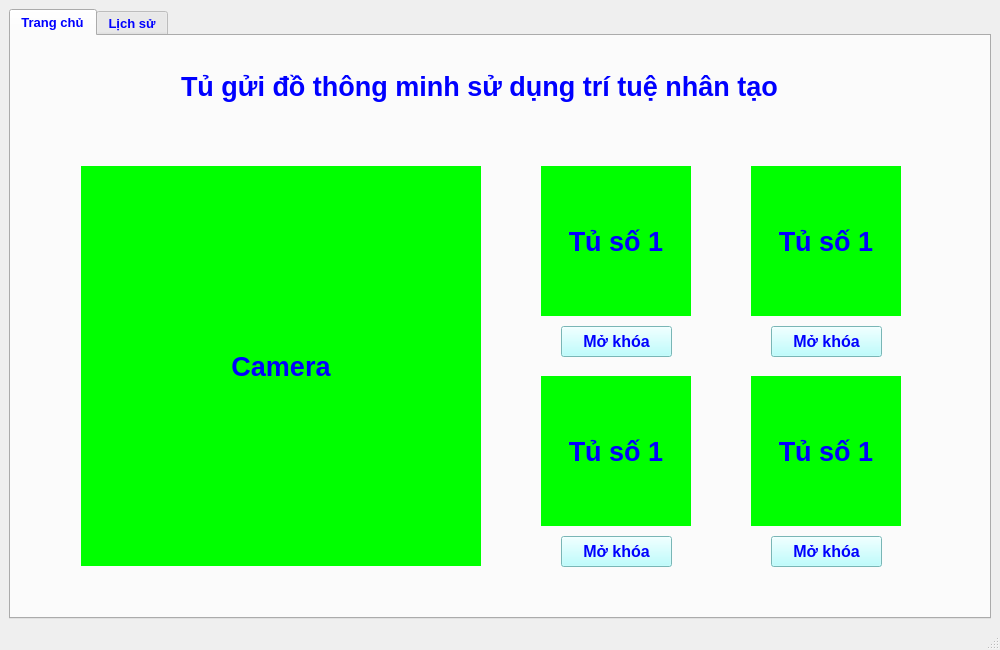
<?xml version="1.0" encoding="UTF-8"?>
<ui version="4.0">
 <class>MainWindow</class>
 <widget class="QMainWindow" name="MainWindow">
  <property name="geometry">
   <rect>
    <x>0</x>
    <y>0</y>
    <width>1000</width>
    <height>650</height>
   </rect>
  </property>
  <property name="windowTitle">
   <string>Tủ gửi đồ thông minh</string>
  </property>
  <widget class="QWidget" name="centralwidget">
   <layout class="QGridLayout" name="gridLayout">
    <item row="0" column="0">
     <widget class="QTabWidget" name="tabWidget">
      <property name="font">
       <font>
        <pointsize>10</pointsize>
        <weight>75</weight>
        <bold>true</bold>
       </font>
      </property>
      <property name="styleSheet">
       <string notr="true">color: rgb(0, 0, 255);</string>
      </property>
      <property name="currentIndex">
       <number>0</number>
      </property>
      <widget class="QWidget" name="tab_Home">
       <attribute name="title">
        <string>Trang chủ</string>
       </attribute>
       <widget class="QLabel" name="label">
        <property name="geometry">
         <rect>
          <x>170</x>
          <y>20</y>
          <width>641</width>
          <height>61</height>
         </rect>
        </property>
        <property name="font">
         <font>
          <pointsize>20</pointsize>
          <weight>75</weight>
          <bold>true</bold>
         </font>
        </property>
        <property name="text">
         <string>Tủ gửi đồ thông minh sử dụng trí tuệ nhân tạo</string>
        </property>
       </widget>
       <widget class="QLabel" name="label_Camera">
        <property name="geometry">
         <rect>
          <x>70</x>
          <y>130</y>
          <width>400</width>
          <height>400</height>
         </rect>
        </property>
        <property name="minimumSize">
         <size>
          <width>400</width>
          <height>0</height>
         </size>
        </property>
        <property name="maximumSize">
         <size>
          <width>400</width>
          <height>400</height>
         </size>
        </property>
        <property name="font">
         <font>
          <pointsize>20</pointsize>
          <weight>75</weight>
          <bold>true</bold>
         </font>
        </property>
        <property name="styleSheet">
         <string notr="true">background-color: rgb(0, 255, 0);</string>
        </property>
        <property name="text">
         <string>Camera</string>
        </property>
        <property name="alignment">
         <set>Qt::AlignCenter</set>
        </property>
       </widget>
       <widget class="QLabel" name="label_Tu_1">
        <property name="geometry">
         <rect>
          <x>530</x>
          <y>130</y>
          <width>150</width>
          <height>150</height>
         </rect>
        </property>
        <property name="minimumSize">
         <size>
          <width>150</width>
          <height>0</height>
         </size>
        </property>
        <property name="maximumSize">
         <size>
          <width>150</width>
          <height>150</height>
         </size>
        </property>
        <property name="font">
         <font>
          <pointsize>20</pointsize>
          <weight>75</weight>
          <bold>true</bold>
         </font>
        </property>
        <property name="styleSheet">
         <string notr="true">background-color: rgb(0, 255, 0);</string>
        </property>
        <property name="text">
         <string>Tủ số 1</string>
        </property>
        <property name="alignment">
         <set>Qt::AlignCenter</set>
        </property>
       </widget>
       <widget class="QPushButton" name="btn_Tu_1">
        <property name="geometry">
         <rect>
          <x>550</x>
          <y>290</y>
          <width>111</width>
          <height>31</height>
         </rect>
        </property>
        <property name="font">
         <font>
          <pointsize>12</pointsize>
          <weight>75</weight>
          <bold>true</bold>
         </font>
        </property>
        <property name="styleSheet">
         <string notr="true">background-color: rgb(170, 255, 255);
border-color: rgb(255, 0, 0);</string>
        </property>
        <property name="text">
         <string>Mở khóa</string>
        </property>
       </widget>
       <widget class="QLabel" name="label_Tu_2">
        <property name="geometry">
         <rect>
          <x>740</x>
          <y>130</y>
          <width>150</width>
          <height>150</height>
         </rect>
        </property>
        <property name="minimumSize">
         <size>
          <width>150</width>
          <height>0</height>
         </size>
        </property>
        <property name="maximumSize">
         <size>
          <width>150</width>
          <height>150</height>
         </size>
        </property>
        <property name="font">
         <font>
          <pointsize>20</pointsize>
          <weight>75</weight>
          <bold>true</bold>
         </font>
        </property>
        <property name="styleSheet">
         <string notr="true">background-color: rgb(0, 255, 0);</string>
        </property>
        <property name="text">
         <string>Tủ số 1</string>
        </property>
        <property name="alignment">
         <set>Qt::AlignCenter</set>
        </property>
       </widget>
       <widget class="QPushButton" name="btn_Tu_2">
        <property name="geometry">
         <rect>
          <x>760</x>
          <y>290</y>
          <width>111</width>
          <height>31</height>
         </rect>
        </property>
        <property name="font">
         <font>
          <pointsize>12</pointsize>
          <weight>75</weight>
          <bold>true</bold>
         </font>
        </property>
        <property name="styleSheet">
         <string notr="true">background-color: rgb(170, 255, 255);
border-color: rgb(255, 0, 0);</string>
        </property>
        <property name="text">
         <string>Mở khóa</string>
        </property>
       </widget>
       <widget class="QLabel" name="label_Tu_3">
        <property name="geometry">
         <rect>
          <x>530</x>
          <y>340</y>
          <width>150</width>
          <height>150</height>
         </rect>
        </property>
        <property name="minimumSize">
         <size>
          <width>150</width>
          <height>0</height>
         </size>
        </property>
        <property name="maximumSize">
         <size>
          <width>150</width>
          <height>150</height>
         </size>
        </property>
        <property name="font">
         <font>
          <pointsize>20</pointsize>
          <weight>75</weight>
          <bold>true</bold>
         </font>
        </property>
        <property name="styleSheet">
         <string notr="true">background-color: rgb(0, 255, 0);</string>
        </property>
        <property name="text">
         <string>Tủ số 1</string>
        </property>
        <property name="alignment">
         <set>Qt::AlignCenter</set>
        </property>
       </widget>
       <widget class="QPushButton" name="btn_Tu_4">
        <property name="geometry">
         <rect>
          <x>760</x>
          <y>500</y>
          <width>111</width>
          <height>31</height>
         </rect>
        </property>
        <property name="font">
         <font>
          <pointsize>12</pointsize>
          <weight>75</weight>
          <bold>true</bold>
         </font>
        </property>
        <property name="styleSheet">
         <string notr="true">background-color: rgb(170, 255, 255);
border-color: rgb(255, 0, 0);</string>
        </property>
        <property name="text">
         <string>Mở khóa</string>
        </property>
       </widget>
       <widget class="QPushButton" name="btn_Tu_3">
        <property name="geometry">
         <rect>
          <x>550</x>
          <y>500</y>
          <width>111</width>
          <height>31</height>
         </rect>
        </property>
        <property name="font">
         <font>
          <pointsize>12</pointsize>
          <weight>75</weight>
          <bold>true</bold>
         </font>
        </property>
        <property name="styleSheet">
         <string notr="true">background-color: rgb(170, 255, 255);
border-color: rgb(255, 0, 0);</string>
        </property>
        <property name="text">
         <string>Mở khóa</string>
        </property>
       </widget>
       <widget class="QLabel" name="label_Tu_4">
        <property name="geometry">
         <rect>
          <x>740</x>
          <y>340</y>
          <width>150</width>
          <height>150</height>
         </rect>
        </property>
        <property name="minimumSize">
         <size>
          <width>150</width>
          <height>0</height>
         </size>
        </property>
        <property name="maximumSize">
         <size>
          <width>150</width>
          <height>150</height>
         </size>
        </property>
        <property name="font">
         <font>
          <pointsize>20</pointsize>
          <weight>75</weight>
          <bold>true</bold>
         </font>
        </property>
        <property name="styleSheet">
         <string notr="true">background-color: rgb(0, 255, 0);</string>
        </property>
        <property name="text">
         <string>Tủ số 1</string>
        </property>
        <property name="alignment">
         <set>Qt::AlignCenter</set>
        </property>
       </widget>
      </widget>
      <widget class="QWidget" name="tab_History">
       <attribute name="title">
        <string>Lịch sử</string>
       </attribute>
      </widget>
     </widget>
    </item>
   </layout>
  </widget>
  <widget class="QStatusBar" name="statusbar"/>
 </widget>
 <resources/>
 <connections/>
</ui>
